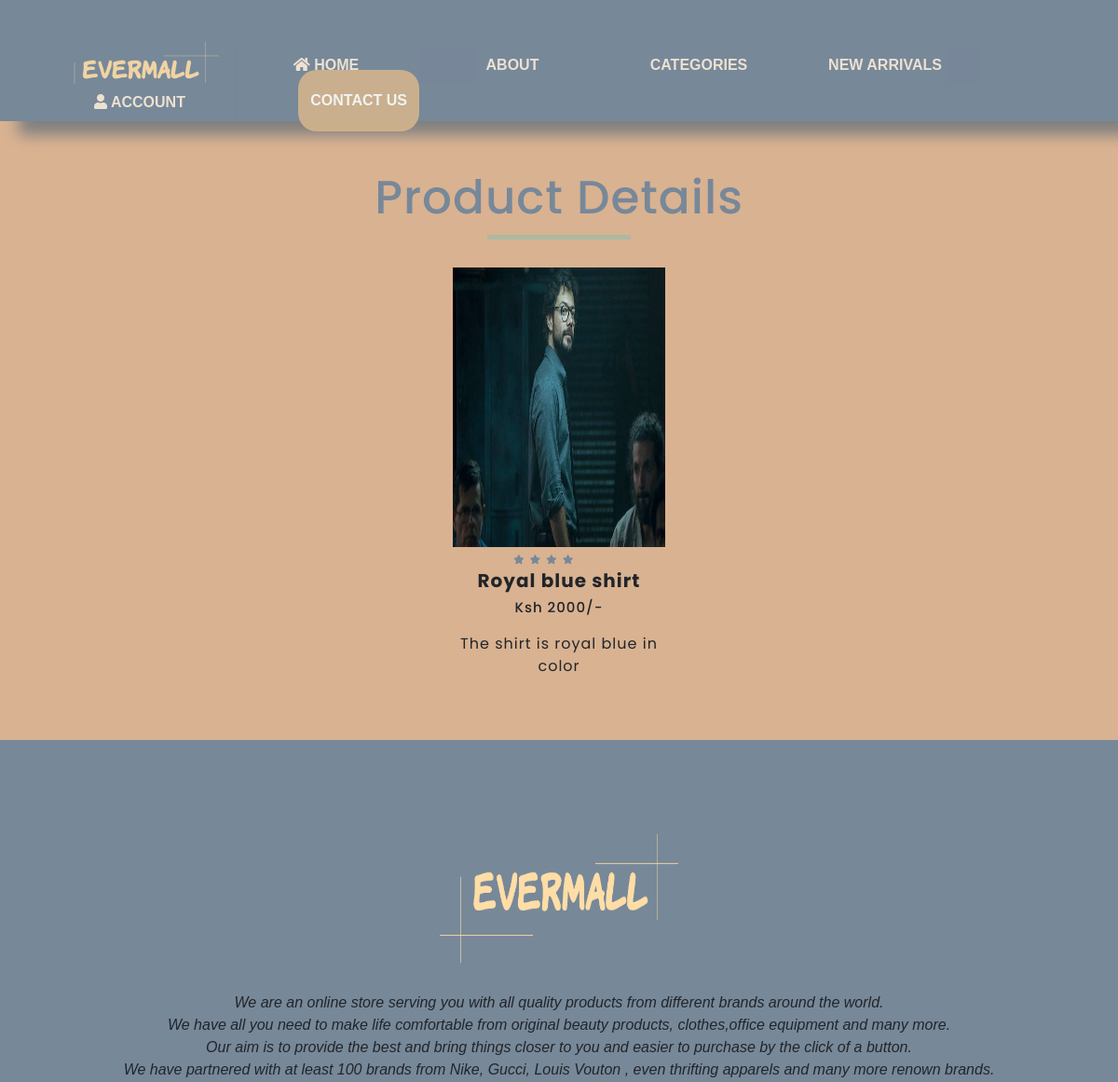
/Shop/productspage.php (upper part), run on an earlier commit of the app's database.
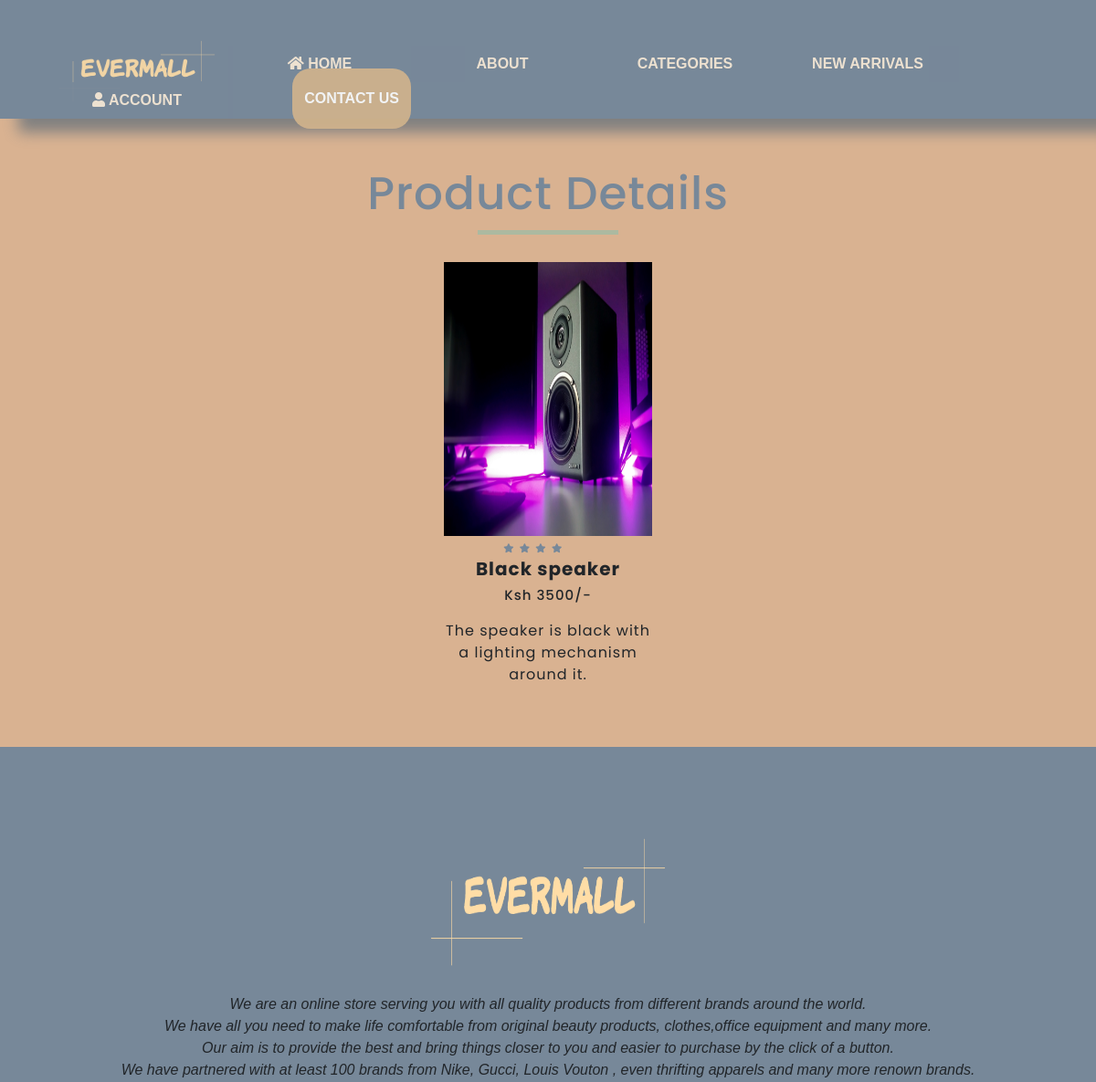
And on a later commit of the database.
### tables this page shows
CREATE TABLE `product` (
  `id` int(25) NOT NULL,
  `product_id` int(11) NOT NULL,
  `name` varchar(25) NOT NULL,
  `price` varchar(25) NOT NULL,
  `image` varchar(255) NOT NULL,
  `product_details` text NOT NULL
);

### Shop/productspage.php (the view, shortened to what this page needs)
<?php
require_once('../Admin/connections.php');
?>
<html>
    <head>
        <link rel="stylesheet" href="product2.css">
        <link rel="stylesheet" href="https://stackpath.bootstrapcdn.com/bootstrap/4.3.1/css/bootstrap.min.css">
        <link rel="stylesheet" href="https://stackpath.bootstrapcdn.com/font-awesome/4.7.0/css/font-awesome.min.css">
        <link rel="stylesheet" href="https://cdn.jsdelivr.net/npm/bootstrap@5.2.0-beta1/dist/css/bootstrap.min.css">
	 <link rel="stylesheet" type="text/css" href="https://cdnjs.cloudflare.com/ajax/libs/font-awesome/5.15.1/css/all.min.css">
     <link rel="stylesheet" href="../Index/index.css" >
</head>
<body>
<header>
			<ul>
			<a href="../Index/Index.php">
            <li><img src="../Evermall(White).png" width="300px"></li>
            </a>
			<li><b> <a href="../Index/Index.php"><i class="fa fa-home"></i> HOME </a></b>
			<li><b> <a href="#"> ABOUT </a></b>
			</li>
			<li><b> <a href="Shop.php"> CATEGORIES </a></b>
		</li>
			<li><b> <a href="#"> NEW ARRIVALS </a></b>
			</li>
	 <li><b> <a href="../Account/Account.php"><i class="fa fa-user"></i> ACCOUNT </a></b>
	 </li>
	<li id="contact"><b> <a href="#"> CONTACT US  </a></b></li>
</ul>
</header>
<?php
   $select = mysqli_query($conn, "SELECT * FROM product");
?>
<div class="small-container">
    <div class="crazydeals">
        <h1>Product Details</h1>
        <hr/>
    </div>
   <div class="row1">
       <?php while($row = mysqli_fetch_assoc($select)){ ?>
       <div class="col-md-3">
       <div class="product-top">
        <img class="" src="../Admin/uploaded_image/<?php echo $row["image"]; ?>" width="100%" height="300" alt = "product image">
        <div class="product-bottom text-center">
           <i class="fa fa-star" ></i>
           <i class="fa fa-star"></i>
           <i class="fa fa-star" ></i>
           <i class="fa fa-star" ></i>
           <i class="fa fa-star-half-o" ></i>
           <i class="fa fa-star-o"></i>
            <h3><?php echo $row['name']; ?></h3>
            <h5>Ksh <?php echo $row['price']; ?>/-</h5>
            <p><?php echo $row['product_details']; ?></p>
        </div>
       </div>
       </div>
        <?php } ?>
    </div>
</div>
<div class="footer">
	<div class="footer-col">
	   <img class="image" src="../Evermall(White).png">
	     <p> <i>We are an online store serving you with all quality products from different brands around the world. <br>
	     We have all you need to make life comfortable  from original beauty products, clothes,office equipment and many more.<br>Our aim is to provide the best and bring things closer to you and easier to purchase by the click of a button.<br>We have partnered with
	     at least 100 brands from Nike, Gucci, Louis Vouton , even thrifting apparels and many more renown brands.</i> </p>
	</div>
</div>
</body>
</html>

### Shop/product2.css (style rules this page uses)
.small-container { width: 100%; max-width: 1080px; font-family: Poppins , sans-serif; letter-spacing: 1px; margin:auto; padding-left: 25px; padding-right: 25px; }
.small-container h1 { margin-top: 5%; }
.row1 { display: flex; align-items: center; flex-wrap: wrap; justify-content: space-around; }
img { width: 100%; }
.product-bottom .fa { color: lightslategray; font-size: 10px; }
.product-bottom h3 { font-size: 20px; font-weight: bold; }
.product-bottom h5 { font-size: 15px; padding-bottom: 10px; }
.col-md-3 { margin-bottom: 5%; transition: transform 0.5s; justify-content: space-around; }
.image { width:209px !important; height:313px !important; }

### Index/index.css (style rules this page uses)
body { width:100%; background:url("Background cover.jpeg"); background-size: cover; background-position:center; padding: 0; margin: 0; overflow-x: hidden; text-align: center; font-family: 'Barlow',sans-serif; box-sizing:border-box; }
.image { width:400px; height:300px; }
h1 { font-size:50px; color:LightSlateGray; }
header { background-color:LightSlateGray; padding: 50px; padding-bottom: 80px; box-shadow: 20px 15px 15px Gray; }
header li img { width: 200px; float: left; margin-top: -20px; }
header ul { margin: 0; padding: 0; list-style: none; }
header ul li { float: left; width: 200px; height: 40px; background-color: LightSlateGray; opacity: .9; line-height: 40px; text-align: center; }
header ul li a { color:AntiqueWhite; text-decoration: none; padding: 13px; transition: .3s ease; }
header ul #contact a { color: #fff; background-color: Tan; border-radius:20px; float: right; position: relative; top: -15px; transition: .3s ease; }
.crazydeals hr { width: 15%; height:5px; border:none; background:#26ccca; margin:auto; margin-top:10px; margin-bottom:30px; }
.image { width:300px !important; height: 200px !important; }
.footer { margin:0; padding:0; background-color:LightSlateGray; padding: 70px; }

What changed in the data, as far as the page shows it:
removed product: image (picture), name "Royal blue shirt", price "2000", product_details "The shirt is royal blue in color"
added product: image (picture), name "Black speaker", price "3500", product_details "The speaker is black with a lighting mechanism around it."
